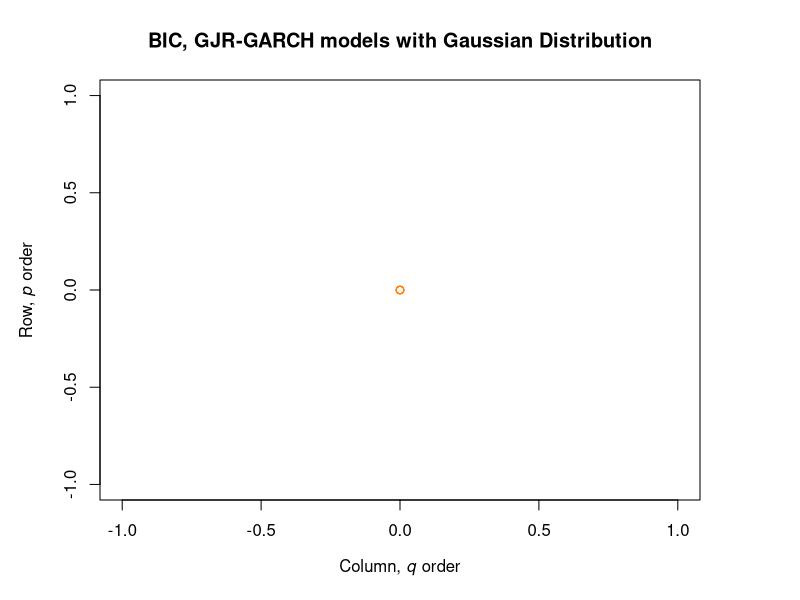

Source code (R): (Note: this script raises an error after producing the figure.)
# Determining eGARCH for normal distribution using AIC
bic_gjrgarch_norm = matrix(0,5,5)
for (i in 1:5) {
  for (j in 1:5) {
    tryCatch({
      gjrgarch_spec = ugarchspec(variance.model = list(garchOrder=c(i,j), 
                                                     model = "gjrGARCH"), 
                               mean.model = list(armaOrder=c(0,0),
                                                 include.mean = TRUE),
                               distribution.model = "norm")
      gjrgarch_fit = ugarchfit(spec=gjrgarch_spec, data=returns, 
                             solver = "gosolnp",
                             solver.control=list(trace = 1))
      bic_gjrgarch_norm[i,j] = infocriteria(gjrgarch_fit)[2]
    }, error=function(e){cat("ERROR :",conditionMessage(e), "\n")})
  }
}

bic_gjrgarch_norm
which(min(bic_gjrgarch_norm) == bic_gjrgarch_norm)

par(mar=c(5, 5, 4, 5))
plot(bic_gjrgarch_norm, col=heat.colors(n = 10, alpha = 0.9), digits = 4,
     main = "BIC, GJR-GARCH models with Gaussian Distribution",
     xlab = expression(paste("Column, ", italic("q"), " order")), 
     ylab = expression(paste("Row, ", italic("p"), " order")))
dev.off

# Model specification
gjrgarchspec_norm = ugarchspec(mean.model = list(armaOrder = c(0,0), 
                                                 include.mean = TRUE), 
                               variance.model = list(garchOrder = c(1,1), 
                                                     model = "gjrGARCH"),
                               distribution.model = "norm")
gjrgarchfit_norm = ugarchfit(data = returns, spec = gjrgarchspec_norm, solver = "gosolnp",
                             solver.control=list(trace = 1))
gjrgarchfit_norm

# Model validation
par(mfrow = c(1,2))
acf(gjrgarchfit_norm@fit$z, main = "ACF of the standardized residuals") # acf of the standardized residuals
acf(gjrgarchfit_norm@fit$z,  main = "ACF of the squared standardized residuals") # acf of (standardized residuals)^2 
dev.off
par(mfrow = c(1,2))
plot(gjrgarchfit_norm, which = 9) # QQ plot of the standardized residuals
plot(gjrgarchfit_norm, which = 8)
dev.off

#-------------------------------------------------------------------------------

# Determining GJR-GARCH for sstd distribution using AIC
bic_gjrgarch_sstd = matrix(0,5,5)
for (i in 1:5) {
  for (j in 1:5) {
    tryCatch({
      gjrgarch_spec = ugarchspec(variance.model = list(garchOrder=c(i,j), 
                                                       model = "gjrGARCH"), 
                                 mean.model = list(armaOrder=c(0,0),
                                                   include.mean = TRUE),
                                 distribution.model = "sstd")
      gjrgarch_fit = ugarchfit(spec=gjrgarch_spec, data=returns, 
                               solver = "gosolnp",
                               solver.control=list(trace = 1))
      bic_gjrgarch_sstd[i,j] = infocriteria(gjrgarch_fit)[2]
    }, error=function(e){cat("ERROR :",conditionMessage(e), "\n")})
  }
}

bic_gjrgarch_sstd
which(min(bic_gjrgarch_sstd) == bic_gjrgarch_sstd)

par(mar=c(5, 5, 4, 5))
plot(bic_gjrgarch_sstd, col=heat.colors(n = 10, alpha = 0.9), digits = 4,
     main = "BIC, GJR-GARCH models with SSTD",
     xlab = expression(paste("Column, ", italic("q"), " order")), 
     ylab = expression(paste("Row, ", italic("p"), " order")))
dev.off



# Model specification
gjrgarchspec_sstd = ugarchspec(mean.model = list(armaOrder = c(0,0), 
                                                 include.mean = TRUE), 
                               variance.model = list(garchOrder = c(1,1), 
                                                     model = "gjrGARCH"),
                               distribution.model = "sstd")
gjrgarchfit_sstd = ugarchfit(data = returns, spec = gjrgarchspec_sstd, solver = "gosolnp",
                             solver.control=list(trace = 1))
gjrgarchfit_sstd

# Model validation
par(mfrow = c(1,2))
acf(gjrgarchfit_sstd@fit$z, main = "ACF of the standardized residuals") # acf of the standardized residuals
acf(gjrgarchfit_sstd@fit$z,  main = "ACF of the squared standardized residuals") # acf of (standardized residuals)^2 
dev.off
par(mfrow = c(1,2))
plot(gjrgarchfit_sstd, which = 9) # QQ plot of the standardized residuals
plot(gjrgarchfit_sstd, which = 8)
dev.off

#-------------------------------------------------------------------------------

# Determining GJR-GARCH for ged distribution using AIC
bic_gjrgarch_ged = matrix(0,5,5)
for (i in 1:5) {
  for (j in 1:5) {
    tryCatch({
      gjrgarch_spec = ugarchspec(variance.model = list(garchOrder=c(i,j), 
                                                     model = "gjrGARCH"), 
                               mean.model = list(armaOrder=c(0,0),
                                                 include.mean = TRUE),
                               distribution.model = "ged")
      gjrgarch_fit = ugarchfit(spec=gjrgarch_spec, data=returns, 
                             solver = "gosolnp",
                             solver.control=list(trace = 1))
      bic_gjrgarch_ged[i,j] = infocriteria(gjrgarch_fit)[2]
    }, error=function(e){cat("ERROR :",conditionMessage(e), "\n")})
  }
}

bic_gjrgarch_ged
which(min(bic_gjrgarch_ged) == bic_gjrgarch_ged)

par(mar=c(5, 5, 4, 5))
plot(bic_gjrgarch_ged, col=heat.colors(n = 10, alpha = 0.9), digits = 4,
     main = "BIC, GJR-GARCH models with GED",
     xlab = expression(paste("Column, ", italic("q"), " order")), 
     ylab = expression(paste("Row, ", italic("p"), " order")))
dev.off


# Model specification
gjrgarchspec_ged = ugarchspec(mean.model = list(armaOrder = c(0,0), 
                                                include.mean = TRUE), 
                              variance.model = list(garchOrder = c(1,1), 
                                                    model = "gjrGARCH"),
                              distribution.model = "ged")
gjrgarchfit_ged = ugarchfit(data = returns, spec = gjrgarchspec_ged, solver = "gosolnp",
                            solver.control=list(trace = 1))
gjrgarchfit_ged
plot.ts(gjrgarchfit_ged@fit$z)
# Model validation
par(mfrow = c(1,2))
acf(gjrgarchfit_ged@fit$z, main = "ACF of the standardized residuals") # acf of the standardized residuals
acf(gjrgarchfit_ged@fit$z,  main = "ACF of the squared standardized residuals") # acf of (standardized residuals)^2 
dev.off
par(mfrow = c(1,2))
plot(gjrgarchfit_ged, which = 9) # QQ plot of the standardized residuals
plot(gjrgarchfit_ged, which = 8)
dev.off

# Simulations ----
# SSTD
sim = ugarchsim(fit = gjrgarch31fit_sstd, n.sim = length(returns), n.start = 0, m.sim = 1000, rseed = NA)
kurt = kurtosis(sim@simulation$seriesSim)
mean(t(kurt))

# Normal
sim = ugarchsim(fit = gjrgarch31fit_norm, n.sim = length(returns), n.start = 0, m.sim = 1000, rseed = NA)
kurt = kurtosis(sim@simulation$seriesSim)
mean(t(kurt))

# GED
sim = ugarchsim(fit = gjrgarch31fit_ged, n.sim = length(returns), n.start = 0, m.sim = 1000, rseed = NA)
kurt = kurtosis(sim@simulation$seriesSim)
mean(t(kurt))



